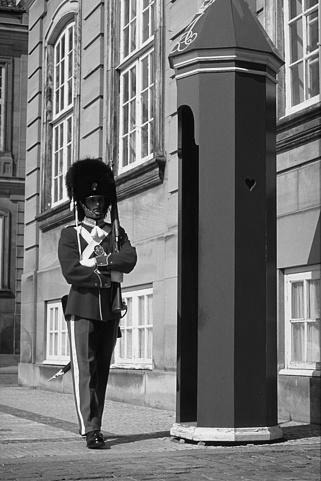
#> input picture recitation2/code_examples/example.jpg, 321 x 481 px
$ jupyter execute deblur_fourier.ipynb   (shell and % lines are left out)
#> lines starting #> are read from the running program, lines starting #| are printed output that depends on the picture; after the words box and inside, x2 and y2 are one past the last pixel; in counts of white or black regions, pixels touching at a corner belong together
[cell 1]
import numpy as np
from scipy.ndimage import gaussian_filter
from scipy.signal import convolve2d as conv2
from skimage.io import imread, imsave
import matplotlib.pyplot as plt

[cell 2]
# Kernel padding for same convolution with
# circular padding in the Fourier domain

def kernpad(K,size):
    Ko = np.zeros(size,dtype=np.float32)
    ks = K.shape
    hk = (ks[0]-1)//2
    wk = (ks[1]-1)//2

    Ko[:(hk+1),:(wk+1)] = K[hk:,wk:]
    Ko[:(hk+1),-wk:] = K[hk:,:wk]
    Ko[-hk:,:(wk+1)] = K[:hk,wk:]
    Ko[-hk:,-wk:] = K[:hk,:wk]

    return Ko

[cell 3]
# Load an image
img = np.float32(imread('example.jpg'))/255.
#> img: shape (481, 321) float32; min 0, max 1, mean 0.448
plt.imshow(img, cmap='gray')

[cell 4]
# Define a blur kernel
k = np.float32(imread('blur_kernel.png', as_gray=True))
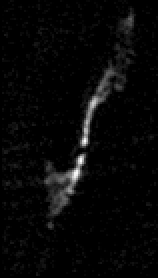
#> input picture recitation2/code_examples/blur_kernel.png, 79 x 139 px (shown 2 times larger)
#> k: shape (139, 79) float32; min 0, max 1, mean 0.0286
# k = np.random.random([15,15])
k = k / np.sum(k)
plt.imshow(k, cmap='gray')

[cell 5]
# Blur the image and add noise
blur = conv2(img, k, mode='same', boundary='wrap') + np.random.normal(scale=0.01,size=img.shape)
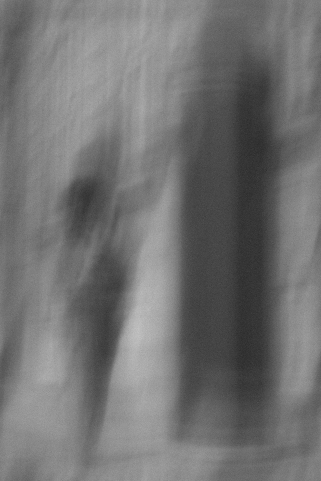
#> blur: shape (481, 321) float64; min 0.173, max 0.762, mean 0.448
plt.imshow(blur, cmap='gray')

[cell 6]
imsave('blur.jpg',np.uint8(blur*255.))

[cell 7]
# Derivative kernel
kx = np.array([[1.,0,-1.],[2.,0,-2.],[1.,0,-1.]])
ky = np.array([[1.,2.,1.],[0,0,0],[-1.,-2.,-1.]])

# Gaussian derivative
gx = gaussian_filter(kx, sigma=1, mode='wrap')
gy = gaussian_filter(ky, sigma=1, mode='wrap')

# Fourier transform of circular padded kernels
size = img.shape
#> size = (481, 321)
k_fft = np.fft.fft2(kernpad(k, size))
#> in kernpad, `Ko[:(hk+1),:(wk+1)] = K[hk:,wk:]`:
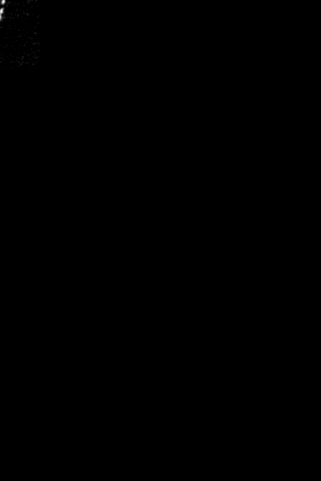
#> Ko: shape (481, 321) float32; min 0, max 0.00318, mean 1.04e-06; drawn with min black and max white
#> in kernpad, `Ko[:(hk+1),-wk:] = K[hk:,:wk]`:
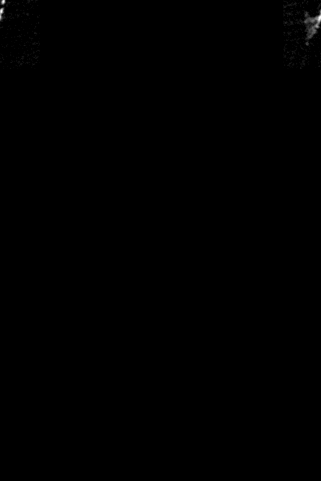
#> Ko: shape (481, 321) float32; 0.92% of pixels changed, all inside (x1, y1, x2, y2) = (283, 0, 321, 69); drawn with min black and max white
#> in kernpad, `Ko[-hk:,:(wk+1)] = K[:hk,wk:]`:
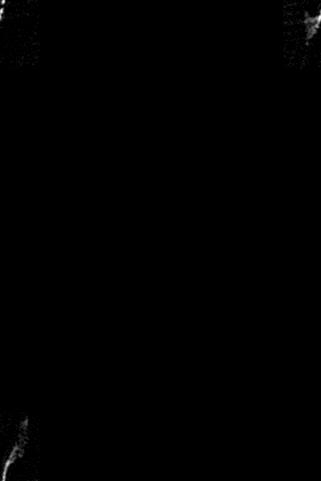
#> Ko: shape (481, 321) float32; 0.85% of pixels changed, all inside (x1, y1, x2, y2) = (0, 412, 40, 481); drawn with min black and max white
#> in kernpad, `Ko[-hk:,-wk:] = K[:hk,:wk]`: Ko: shape (481, 321) float32; 0.61% of pixels changed, all inside (x1, y1, x2, y2) = (283, 412, 321, 481)
gx_fft = np.fft.fft2(kernpad(gx, size))
gy_fft = np.fft.fft2(kernpad(gy, size))

# Fourier transform of blurry image
blur_fft = np.fft.fft2(blur)

[cell 8]
lmd = 0.1

# Deblur in Fourier domain
numerator = np.conj(k_fft)

denominator = np.abs(k_fft)**2 + lmd * (np.abs(gx_fft)**2 + np.abs(gy_fft)**2)

pred_fft = numerator/denominator * blur_fft
pred = np.real(np.fft.ifft2(pred_fft))
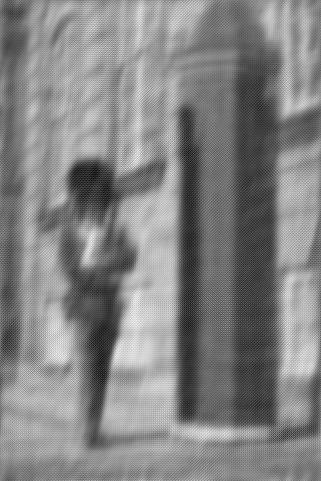
#> pred: shape (481, 321) float64; min -0.181, max 1.03, mean 0.448; drawn with min black and max white

plt.imshow(pred, cmap='gray')
